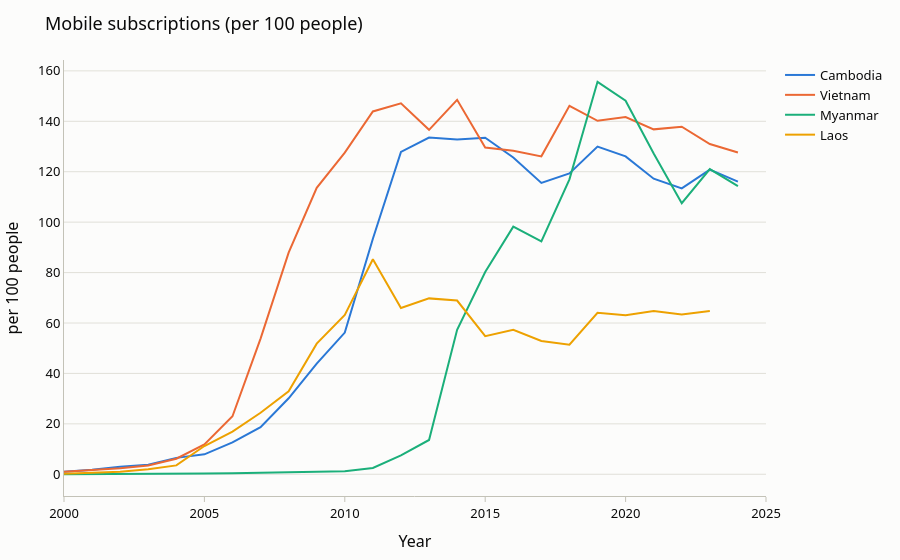

Notebook source saved alongside this figure:
### Code cell
line_chart("IT.CEL.SETS.P2").show()

### Figure 1 — Plotly figure (JSON) as saved in the notebook; plotly's stock layout.template omitted (floating-point values rounded to 4 significant figures)
{"data": [{"hovertemplate": "%{y:,.2f}", "legendgroup": "Cambodia", "line": {"color": "#2a78d6", "dash": "solid", "width": 2}, "marker": {"symbol": "circle"}, "mode": "lines", "name": "Cambodia", "orientation": "v", "showlegend": true, "type": "scatter", "x": [2000, 2001, 2002, 2003, 2004, 2005, 2006, 2007, 2008, 2009, 2010, 2011, 2012, 2013, 2014, 2015, 2016, 2017, 2018, 2019, 2020, 2021, 2022, 2023, 2024, 2025], "xaxis": "x", "y": [1.048, 1.765, 2.956, 3.819, 6.504, 7.902, 12.62, 18.66, 30.15, 43.9, 56.21, 93.44, 127.8, 133.6, 132.8, 133.5, 125.6, 115.6, 119.3, 130.0, 126.1, 117.2, 113.4, 120.8, 116.1, NaN], "yaxis": "y"}, {"hovertemplate": "%{y:,.2f}", "legendgroup": "Vietnam", "line": {"color": "#eb6834", "dash": "solid", "width": 2}, "marker": {"symbol": "circle"}, "mode": "lines", "name": "Vietnam", "orientation": "v", "showlegend": true, "type": "scatter", "x": [2000, 2001, 2002, 2003, 2004, 2005, 2006, 2007, 2008, 2009, 2010, 2011, 2012, 2013, 2014, 2015, 2016, 2017, 2018, 2019, 2020, 2021, 2022, 2023, 2024, 2025], "xaxis": "x", "y": [1.022, 1.605, 2.415, 3.446, 6.174, 11.83, 22.99, 53.84, 87.9, 113.6, 127.6, 143.9, 147.1, 136.6, 148.5, 129.6, 128.3, 126.1, 146.1, 140.2, 141.7, 136.8, 137.9, 131.0, 127.6, NaN], "yaxis": "y"}, {"hovertemplate": "%{y:,.2f}", "legendgroup": "Myanmar", "line": {"color": "#1baf7a", "dash": "solid", "width": 2}, "marker": {"symbol": "circle"}, "mode": "lines", "name": "Myanmar", "orientation": "v", "showlegend": true, "type": "scatter", "x": [2000, 2001, 2002, 2003, 2004, 2005, 2006, 2007, 2008, 2009, 2010, 2011, 2012, 2013, 2014, 2015, 2016, 2017, 2018, 2019, 2020, 2021, 2022, 2023, 2024, 2025], "xaxis": "x", "y": [0.02958, 0.04953, 0.1038, 0.1425, 0.1964, 0.2713, 0.4483, 0.5146, 0.7592, 1.032, 1.212, 2.516, 7.484, 13.59, 57.28, 80.24, 98.23, 92.39, 117.0, 155.7, 148.2, 127.2, 107.5, 121.0, 114.3, NaN], "yaxis": "y"}, {"hovertemplate": "%{y:,.2f}", "legendgroup": "Laos", "line": {"color": "#eda100", "dash": "solid", "width": 2}, "marker": {"symbol": "circle"}, "mode": "lines", "name": "Laos", "orientation": "v", "showlegend": true, "type": "scatter", "x": [2000, 2001, 2002, 2003, 2004, 2005, 2006, 2007, 2008, 2009, 2010, 2011, 2012, 2013, 2014, 2015, 2016, 2017, 2018, 2019, 2020, 2021, 2022, 2023, 2024, 2025], "xaxis": "x", "y": [0.2335, 0.5351, 0.9831, 1.97, 3.532, 11.2, 16.93, 24.41, 32.89, 51.82, 63.2, 85.28, 65.96, 69.77, 68.9, 54.8, 57.3, 52.89, 51.38, 64.07, 63.11, 64.71, 63.35, 64.76, NaN, NaN], "yaxis": "y"}], "layout": {"font": {"color": "#0b0b0b", "family": "system-ui, Segoe UI, sans-serif", "size": 13}, "hovermode": "x unified", "legend": {"title": {"text": ""}, "tracegroupgap": 0}, "margin": {"b": 40, "l": 60, "r": 20, "t": 60}, "paper_bgcolor": "#fcfcfb", "plot_bgcolor": "#fcfcfb", "title": {"text": "Mobile subscriptions (per 100 people)"}, "xaxis": {"anchor": "y", "domain": [0.0, 1.0], "linecolor": "#c3c2b7", "showgrid": false, "tickcolor": "#c3c2b7", "ticks": "outside", "title": {"text": "Year"}}, "yaxis": {"anchor": "x", "domain": [0.0, 1.0], "gridcolor": "#e1e0d9", "linecolor": "#c3c2b7", "title": {"text": "per 100 people"}, "zeroline": false}}}
